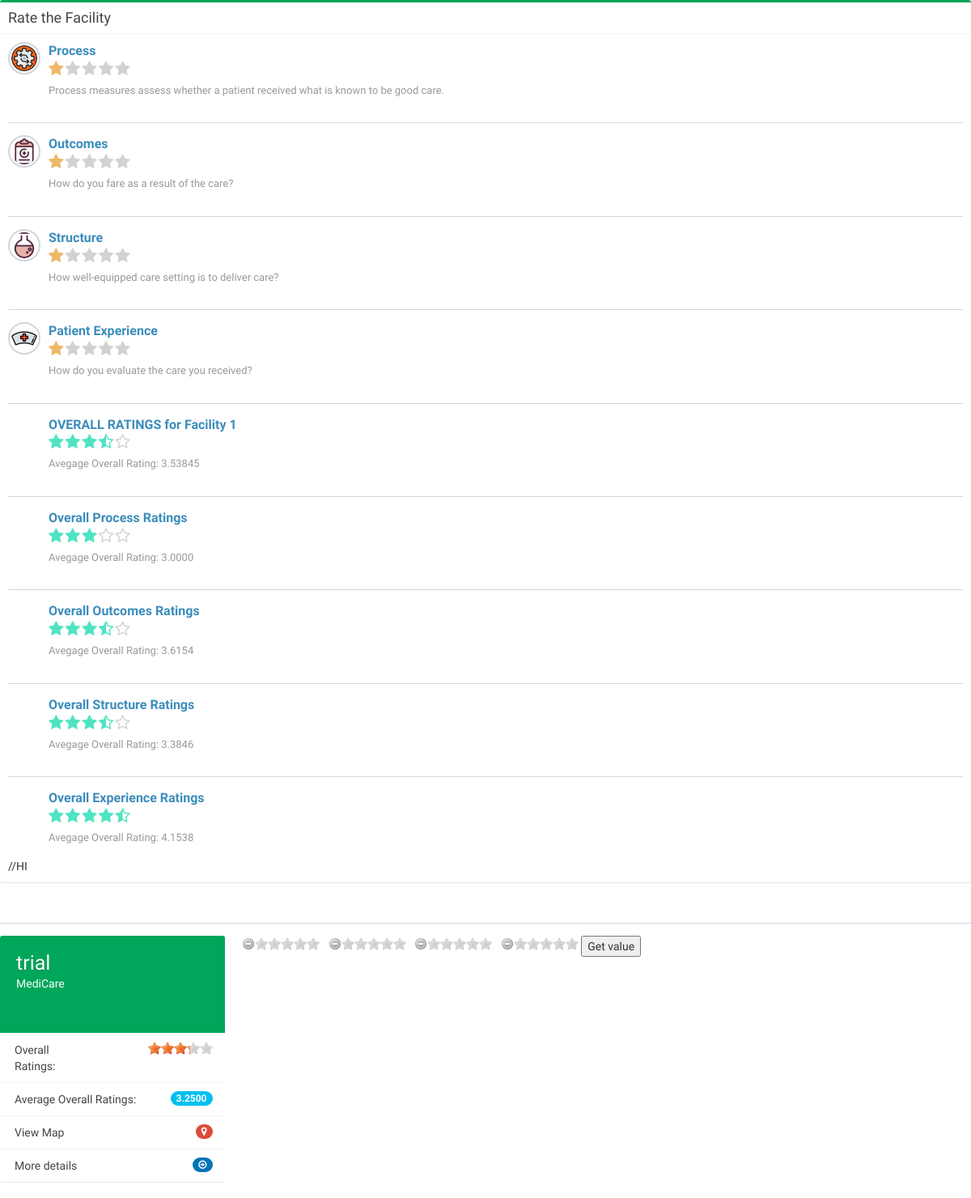
The app's page /sampleStar.php with its own data.
### tables this page shows
CREATE TABLE IF NOT EXISTS `facility` (
  `facilityID` int(4) NOT NULL AUTO_INCREMENT,
  `facilityName` varchar(50) NOT NULL,
  `telephoneNumber` text NOT NULL,
  `longhitude` double DEFAULT NULL,
  `latitude` double DEFAULT NULL,
  `address` varchar(40) NOT NULL,
  `facilityPicture` varchar(30) NOT NULL,
  PRIMARY KEY (`facilityID`)
);

### sampleStar.php (the view, shortened to what this page needs)
<html>
<head>
  <link rel="stylesheet" href="bootstrap/css/bootstrap.min.css">
  <link rel="stylesheet" href="https://cdnjs.cloudflare.com/ajax/libs/font-awesome/4.5.0/css/font-awesome.min.css">
  <link rel="stylesheet" href="https://cdnjs.cloudflare.com/ajax/libs/ionicons/2.0.1/css/ionicons.min.css">
  <link rel="stylesheet" href="dist/css/AdminLTE.min.css">
  <link rel="stylesheet" href="dist/css/skins/_all-skins.min.css">
	<link rel="stylesheet" href="http://maxcdn.bootstrapcdn.com/font-awesome/latest/css/font-awesome.min.css">
	<link rel="stylesheet" href="dist/themes/fontawesome-stars.css">
	<link rel="stylesheet" href="dist/themes/fontawesome-stars-o.css">
  <link rel="stylesheet" href="plugins/rateit-scripts/rateit.css">
</head>
<?php
function getAverageVotePerCategory($category){
  $username="root";
  $password="usbw";
  $database="mfspotter";
  $connect = mysqli_connect("localhost", $username, $password, $database);
  $query = "SELECT AVG(rating) as overall FROM `rating` WHERE categoryID = ".$category." GROUP BY categoryID";
  $result = mysqli_query($connect, $query);
  if(mysqli_num_rows($result) > 0)
  {
    while($row = mysqli_fetch_array($result))
    {
      return $row['overall'];
    }
  }
  else
  {
    return 0;
  }
}
function getOverallVotePerID($id){
  $username="root";
  $password="usbw";
  $database="mfspotter";
  $connect = mysqli_connect("localhost", $username, $password, $database);
  $query = "SELECT AVG(rating) as overall FROM rating, facility WHERE rating.facilityID = facility.facilityID AND facility.facilityID = ".$id." GROUP BY facility.facilityID";
  $result = mysqli_query($connect, $query);
  if(mysqli_num_rows($result) > 0)
  {
    while($row = mysqli_fetch_array($result))
    {
      return $row['overall'];
    }
  }
  else
  {
    return 0;
  }
}
$overallRating =(getAverageVotePerCategory(1) + getAverageVotePerCategory(2) + getAverageVotePerCategory(3) + getAverageVotePerCategory(4))/4;
?>
<body>
        <form name = "addRating" enctype="multipart/form-data" role="form" method="post" data-toggle="validator">
          <div class="box box-primary box-success">
            <div class="box-header with-border">
              <h3 class="box-title">Rate the Facility</h3>
            </div>
            <div class="box-body">
                <div class="post">
                  <div class="user-block">
                    <img class="img-circle img-bordered-sm" src="../mfspotter/dist/img/process.png" alt="user image">
                        <span class="username">
                          <a href="#">Process</a>
                        </span>
                          <span class="username">
                              <div class="stars stars-example-fontawesome">
                              </div>
                          </span>
                    <span class="description">Process measures assess whether a patient received what is known to be good care.
                    </span>
                  </div>
                </div>
                <div class="post">
                  <div class="user-block">
                    <img class="img-circle img-bordered-sm" src="../mfspotter/dist/img/medical-result.png" alt="user image">
                        <span class="username">
                          <a href="#">Outcomes</a>
                        </span>
                        <span class="username">
                          <div class="stars stars-example-fontawesome">
                            </div>
                        </span>
                    <span class="description">How do you fare as a result of the care?</span>
                  </div>
                </div>
                <div class="post">
                  <div class="user-block">
                    <img class="img-circle img-bordered-sm" src="../mfspotter/dist/img/flask.png" alt="user image">
                        <span class="username">
                          <a href="#">Structure</a>
                        </span>
                        <span class="username">
                         <div class="stars stars-example-fontawesome">
                          </div>
                        </span>
                    <span class="description">How well-equipped care setting is to deliver care?</span>
                  </div>
                </div>
                <div class="post">
                  <div class="user-block">
                    <img class="img-circle img-bordered-sm" src="../mfspotter/dist/img/nurse.png" alt="user image">
                        <span class="username">
                          <a href="#">Patient Experience</a>
                        </span>
                        <span class="username">
                         <div class="stars stars-example-fontawesome">
                          </div>
                        </span>
                    <span class="description">How do you evaluate the care you received?</span>
                  </div>
                </div>
                <div class="post">
                  <div class="user-block">
                    <span class="username">
                          <a href="#">OVERALL RATINGS for Facility 1</a>
                    </span>
                    <span class="description">
                              <span class="title current-rating">
                                Avegage Overall Rating: <span class="value"><?php echo $overallRating?></span>
                              </span>
                    </span>
                  </div>
                </div>
                <div class="post">
                  <div class="user-block">
                    <span class="username">
                          <a href="#" data-toggle="modal" data-target="#processDetailModal">Overall Process Ratings</a>
                    </span>
                    <span class="description">
                              <span class="title current-rating">
                                Avegage Overall Rating: <span class="value"><?php echo getAverageVotePerCategory(1);?></span>
                              </span>
                    </span>
                  </div>
                </div>
                <div class="post">
                  <div class="user-block">
                    <span class="username">
                          <a href="#" data-toggle="modal" data-target="#outcomeDetailModal">Overall Outcomes Ratings</a>
                    </span>
                    <span class="description">
                              <span class="title current-rating">
                                Avegage Overall Rating: <span class="value"><?php echo getAverageVotePerCategory(2);?></span>
                              </span>
                    </span>
                  </div>
                </div>
                <div class="post">
                  <div class="user-block">
                    <span class="username">
                          <a href="#" data-toggle="modal" data-target="#structureDetailModal">Overall Structure Ratings</a>
                    </span>
                    <span class="description">
                              <span class="title current-rating">
                                Avegage Overall Rating: <span class="value"><?php echo getAverageVotePerCategory(3);?></span>
                              </span>
                    </span>
                  </div>
                </div>
                <div class="post">
                  <div class="user-block">
                    <span class="username">
                          <a href="#" data-toggle="modal" data-target="#experienceDetailModal">Overall Experience Ratings</a>
                    </span>
                    <span class="description" >
                              <span class="title current-rating">
                                Avegage Overall Rating: <span class="value"><?php echo getAverageVotePerCategory(4);?></span>
                              </span>
                    </span>
                  </div>
                </div>
//HI
            </div>
          </div>
      </form>
                <div class="post">
                </div>
<?php
    $username="root";
    $password="usbw";
    $database="mfspotter";
    $connect = mysqli_connect("localhost", $username, $password, $database);
    $query = "SELECT f.facilityName AS Facility_Name, GROUP_CONCAT(DISTINCT i.insuranceName SEPARATOR ', ') As Insurances_Covered, f.facilityID
              FROM facility f, insurances i, insurancesCovered ic
              WHERE f.facilityID = ic.facilityID AND i.insurancesID = ic.insuranceID
              AND i.insurancesID IN (1,2,3)
              GROUP BY f.facilityID";
     $result = mysqli_query($connect, $query);
     echo "<div class = 'row'>";
    if(mysqli_num_rows($result) > 0)
     {
          while($row = mysqli_fetch_array($result))
          { ?>
            <div class="col-md-3">
                         <div class="box box-widget widget-user ">
                            <div class="widget-user-header bg-green">
                              <h2 class="widget-user-username "><?php echo $row['Facility_Name'] ?></h2>
                              <h5 class="widget-user-desc "><?php echo $row['Insurances_Covered'] ?></h5>
                            </div>
                          <div class="box-footer no-padding">
                            <ul class="nav nav-stacked">
                              <li>
                                <a href="#">
                                  <div class="row">
                                    <div class="col-xs-5">
                                      Overall Ratings:
                                    </div>
                                    <div class="col-xs-7 pull-right">
                                      <div class="rateit bigstars pull-right" data-rateit-value="<?php echo getOverallVotePerID($row['facilityID'])?>" data-rateit-ispreset="true" data-rateit-readonly="true"></div>
                                    </div>
                                </div>
                                </a>
                              </li>
                              <li><a href="#">Average Overall Ratings: <span class="pull-right badge bg-aqua"><?php echo getOverallVotePerID($row['facilityID'])?></span></a></li>
                              <li><a href="#" data-lat="23, 18.33" data-toggle="modal" data-target="#myMapModal">View Map <span class="pull-right badge bg-red"><i class="fa fa-map-marker" aria-hidden="true"></i>  </span> </a></li>
                              <li><a href="#">More details <span class="pull-right badge bg-blue"><i class="fa fa-arrow-circle-o-right" aria-hidden="true"></i>  </span></a></li>
                            </ul>
                          </div>
                       </div>
              </div>
            <?php
          }
     }
     else
     {
          echo 'Data Not Found';
 } ?>
<?php
function getRatingID($id, $facid, $catid){
  $username="root";
  $password="usbw";
  $database="mfspotter";
  $connect = mysqli_connect("localhost", $username, $password, $database);
  $query = "SELECT categoryID, ratingID, rating FROM rating WHERE userID = ".$id." AND facilityID = ".$facid." AND categoryID = ".$catid." ";
  $result = mysqli_query($connect, $query);
  if(mysqli_num_rows($result)){
    while($row = mysqli_fetch_array($result))
    {
      return $row['ratingID'];
    }
  }
  else
    return false;
}
function getRatingValue($id, $facid, $catid){
  $username="root";
  $password="usbw";
  $database="mfspotter";
  $connect = mysqli_connect("localhost", $username, $password, $database);
  $query = "SELECT categoryID, ratingID, rating FROM rating WHERE userID = ".$id." AND facilityID = ".$facid." AND categoryID = ".$catid." ";
  $result = mysqli_query($connect, $query);
  if(mysqli_num_rows($result)){
    while($row = mysqli_fetch_array($result))
    {
      return $row['rating'];
    }
  }
  else
    return false;
}
?>
<?php
echo '
<label id="process-id" for="<?php echo '.getRatingID(1, 25, 1).'; ?>"></label>
<label id="process-before-id" for="<?php echo getRatingValue(1,25,1); ?>"></label>
<select id="process-value">
    <option value="0">0</option>
    <option value="1">1</option>
    <option value="2">2</option>
    <option value="3">3</option>
    <option value="4">4</option>
    <option value="5">5</option>
</select>
<div class="rateit" data-rateit-backingfld="#process-value" data-rateit-value="<?php echo '.getRatingID(1, 25, 1).'; ?>"></div>
';
?>
<div class="rateit" data-rateit-backingfld="#outcome-value" data-rateit-value="<?php echo getRatingValue(1,25,2); ?>"></div>
<div class="rateit" data-rateit-backingfld="#structure-value" data-rateit-value="<?php echo getRatingValue(1,25,3); ?>"></div>
<div class="rateit" data-rateit-backingfld="#experience-value" data-rateit-value="<?php echo getRatingValue(1,25,4); ?>"></div>
<button onclick="updateRating()">Get value</button>
</body>
</html>

### sampleStar.php (style rules this page uses)
html, body, #map-canvas { margin: 0; padding: 0; height: 100%; }

### records on screen
facility: facilityName "trial", Insurances_Covered "MediCare", facilityID "3.2500"

### other values on screen
$overallRating "3.53845"
getAverageVotePerCategory(1) "3.0000"
getAverageVotePerCategory(2) "3.6154"
getAverageVotePerCategory(3) "3.3846"
getAverageVotePerCategory(4) "4.1538"
